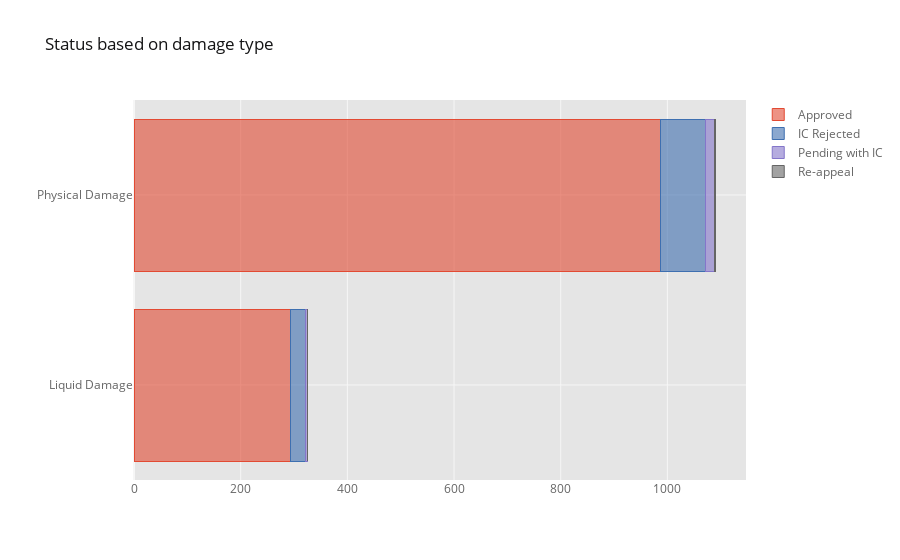

Notebook source saved alongside this figure:
### Markdown cell above
## About ~8% of Physical damages are rejected while about ~9% of Liquid damages are rejected.

### Code cell
pd.crosstab(claim_attributes['damageType'],claim_attributes['verification_sub_status']).iloc[:].iplot("bar",barmode="stack",orientation="h",title="Status based on damage type")

### Figure 1 — Plotly figure (JSON) as saved in the notebook; plotly's stock layout.template omitted (floating-point values rounded to 4 significant figures)
{"data": [{"marker": {"color": "rgba(226, 74, 51, 0.6)", "line": {"color": "rgba(226, 74, 51, 1.0)", "width": 1}}, "name": "Approved", "orientation": "h", "text": "", "type": "bar", "x": [294, 987], "y": ["Liquid Damage", "Physical Damage"]}, {"marker": {"color": "rgba(62, 111, 176, 0.6)", "line": {"color": "rgba(62, 111, 176, 1.0)", "width": 1}}, "name": "IC Rejected", "orientation": "h", "text": "", "type": "bar", "x": [27, 85], "y": ["Liquid Damage", "Physical Damage"]}, {"marker": {"color": "rgba(132, 118, 202, 0.6)", "line": {"color": "rgba(132, 118, 202, 1.0)", "width": 1}}, "name": "Pending with IC", "orientation": "h", "text": "", "type": "bar", "x": [4, 17], "y": ["Liquid Damage", "Physical Damage"]}, {"marker": {"color": "rgba(101, 101, 101, 0.6)", "line": {"color": "rgba(101, 101, 101, 1.0)", "width": 1}}, "name": "Re-appeal", "orientation": "h", "text": "", "type": "bar", "x": [0, 1], "y": ["Liquid Damage", "Physical Damage"]}], "layout": {"barmode": "stack", "legend": {"bgcolor": "#FFFFFF", "font": {"color": "#666666"}, "traceorder": "normal"}, "paper_bgcolor": "#FFFFFF", "plot_bgcolor": "#E5E5E5", "title": {"font": {"color": "#151516"}, "text": "Status based on damage type"}, "xaxis": {"gridcolor": "#F6F6F6", "showgrid": true, "tickfont": {"color": "#666666"}, "title": {"font": {"color": "#666666"}, "text": ""}, "zerolinecolor": "#F6F6F6"}, "yaxis": {"gridcolor": "#F6F6F6", "showgrid": true, "tickfont": {"color": "#666666"}, "title": {"font": {"color": "#666666"}, "text": ""}, "zerolinecolor": "#F6F6F6"}}}
